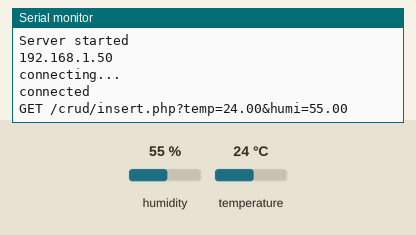
Simulated run of this sketch. Board: ESP8266 (NodeMCU). On the bench: the last lines printed to the serial monitor. The inputs (shaded band) are chosen by the test bench; at power-on: humidity 55 %, temperature 24 °C. WiFi joins after 1.5 s; servers stay silent unless stated.

Above: at 3.7 s.
3.8 s: humidity set to 22 %
At 8.7 s:
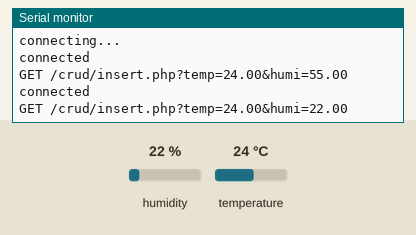
9.6 s: temperature set to 12 °C
At 13.5 s:
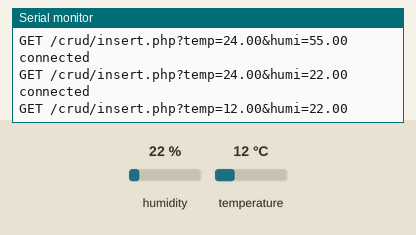
15.4 s: humidity set to 40 %
At 19.5 s:
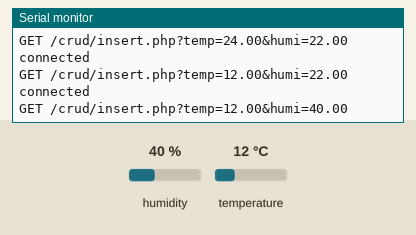
Timing chart, 0 to 21.0 s (numbered marks = the images above; inputs shaded):
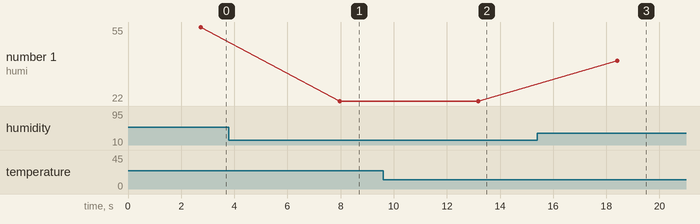

The sketch:

weather.ino
```cpp
#include <ESP8266WiFi.h>
#include <WiFiClient.h>
#include <ESP8266WebServer.h>
#include <ESP8266mDNS.h>
#include "DHT.h"


#define DHTPIN D2
#define DHTTYPE DHT11
const char* ssid = "falcon venom";//
const char* password = "123456789";
//WiFiClient client;
char server[] = "192.168.253.89";

WiFiClient client;

DHT dht(DHTPIN, DHTTYPE);
void setup()
{
 Serial.begin(115200);
  delay(10);
  dht.begin();
  Serial.println();
  Serial.println();
  Serial.print("Connecting to ");
  Serial.println(ssid);

  WiFi.begin(ssid, password);

  while (WiFi.status() != WL_CONNECTED) {
    delay(500);
    Serial.print(".");
  }
  Serial.println("");
  Serial.println("WiFi connected");

  // Start the server
//  server.begin();
  Serial.println("Server started");
  Serial.println(WiFi.localIP());
  delay(1000);
  Serial.println("connecting...");
 }
void loop()
{
  float h = dht.readHumidity();
  float t = dht.readTemperature();


 if (client.connect(server, 80)) {
    Serial.println("connected");
    Serial.print("GET /crud/insert.php?temp=");
    Serial.print(t);
    Serial.print("&humi=");
    Serial.println(h);

    client.print("GET /crud/insert.php?temp=");
    client.print(t);
    client.print("&humi=");
    client.print(h);

    client.print(" ");      //SPACE BEFORE HTTP/1.1
    client.print("HTTP/1.1");
    client.println();
    client.println("Host:  192.168.253.89");
    client.println("Connection: close");
    client.println();
  } else {
    // if you didn't get a connection to the server:
    Serial.println("connection failed");
    delay(2000);
  }
  delay(5000);
 }
```

Measured:
- after the input at 3.8 s, the serial monitor: prints a new line after 4.2 s (image 1)
- after the input at 9.6 s, the serial monitor: prints a new line after 3.6 s (image 2)
- after the input at 15.4 s, the serial monitor: prints a new line after 3.0 s (image 3)
- plotted number 1: 55 → 22 after the input at 3.8 s, 22 → 40 after the input at 15.4 s
